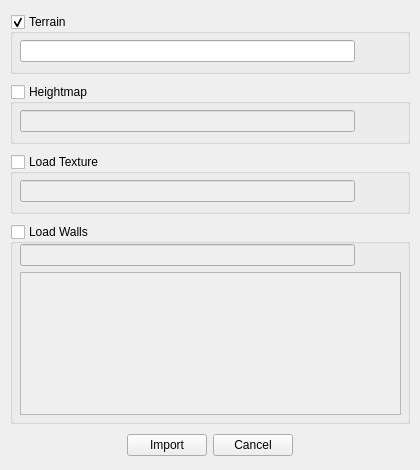
<?xml version="1.0" encoding="UTF-8"?>
<ui version="4.0">
 <class>Dialog</class>
 <widget class="QDialog" name="Dialog">
  <property name="geometry">
   <rect>
    <x>0</x>
    <y>0</y>
    <width>420</width>
    <height>470</height>
   </rect>
  </property>
  <property name="minimumSize">
   <size>
    <width>420</width>
    <height>470</height>
   </size>
  </property>
  <property name="maximumSize">
   <size>
    <width>420</width>
    <height>470</height>
   </size>
  </property>
  <property name="windowTitle">
   <string>Import To Maya</string>
  </property>
  <widget class="QWidget" name="widget" native="true">
   <property name="geometry">
    <rect>
     <x>10</x>
     <y>10</y>
     <width>400</width>
     <height>450</height>
    </rect>
   </property>
   <property name="sizePolicy">
    <sizepolicy hsizetype="MinimumExpanding" vsizetype="MinimumExpanding">
     <horstretch>0</horstretch>
     <verstretch>0</verstretch>
    </sizepolicy>
   </property>
   <property name="minimumSize">
    <size>
     <width>400</width>
     <height>450</height>
    </size>
   </property>
   <property name="maximumSize">
    <size>
     <width>400</width>
     <height>430</height>
    </size>
   </property>
   <layout class="QVBoxLayout" name="verticalLayout">
    <item>
     <widget class="QGroupBox" name="terrainBox">
      <property name="sizePolicy">
       <sizepolicy hsizetype="MinimumExpanding" vsizetype="Minimum">
        <horstretch>0</horstretch>
        <verstretch>0</verstretch>
       </sizepolicy>
      </property>
      <property name="minimumSize">
       <size>
        <width>0</width>
        <height>60</height>
       </size>
      </property>
      <property name="maximumSize">
       <size>
        <width>16777215</width>
        <height>60</height>
       </size>
      </property>
      <property name="title">
       <string>Terrain</string>
      </property>
      <property name="checkable">
       <bool>true</bool>
      </property>
      <widget class="QWidget" name="layoutWidget">
       <property name="geometry">
        <rect>
         <x>10</x>
         <y>20</y>
         <width>381</width>
         <height>35</height>
        </rect>
       </property>
       <layout class="QHBoxLayout" name="horizontalLayout">
        <item>
         <widget class="QLineEdit" name="terrainLine"/>
        </item>
        <item>
         <widget class="QPushButton" name="terrainButton">
          <property name="text">
           <string/>
          </property>
          <property name="icon">
           <iconset>
            <normaloff>../../Uni/FMP/Terrain/ui/browseFolder.png</normaloff>../../Uni/FMP/Terrain/ui/browseFolder.png</iconset>
          </property>
          <property name="iconSize">
           <size>
            <width>25</width>
            <height>25</height>
           </size>
          </property>
          <property name="flat">
           <bool>true</bool>
          </property>
         </widget>
        </item>
       </layout>
      </widget>
     </widget>
    </item>
    <item>
     <widget class="QGroupBox" name="heightmapBox">
      <property name="sizePolicy">
       <sizepolicy hsizetype="MinimumExpanding" vsizetype="Minimum">
        <horstretch>0</horstretch>
        <verstretch>0</verstretch>
       </sizepolicy>
      </property>
      <property name="minimumSize">
       <size>
        <width>0</width>
        <height>60</height>
       </size>
      </property>
      <property name="maximumSize">
       <size>
        <width>16777215</width>
        <height>60</height>
       </size>
      </property>
      <property name="title">
       <string>Heightmap</string>
      </property>
      <property name="checkable">
       <bool>true</bool>
      </property>
      <property name="checked">
       <bool>false</bool>
      </property>
      <widget class="QWidget" name="layoutWidget">
       <property name="geometry">
        <rect>
         <x>10</x>
         <y>20</y>
         <width>381</width>
         <height>35</height>
        </rect>
       </property>
       <layout class="QHBoxLayout" name="horizontalLayout_2">
        <item>
         <widget class="QLineEdit" name="heightmapLine"/>
        </item>
        <item>
         <widget class="QPushButton" name="heightmapButton">
          <property name="text">
           <string/>
          </property>
          <property name="icon">
           <iconset>
            <normaloff>../../Uni/FMP/Terrain/ui/browseFolder.png</normaloff>../../Uni/FMP/Terrain/ui/browseFolder.png</iconset>
          </property>
          <property name="iconSize">
           <size>
            <width>25</width>
            <height>25</height>
           </size>
          </property>
          <property name="flat">
           <bool>true</bool>
          </property>
         </widget>
        </item>
       </layout>
      </widget>
     </widget>
    </item>
    <item>
     <widget class="QGroupBox" name="textureBox">
      <property name="sizePolicy">
       <sizepolicy hsizetype="MinimumExpanding" vsizetype="Minimum">
        <horstretch>0</horstretch>
        <verstretch>0</verstretch>
       </sizepolicy>
      </property>
      <property name="minimumSize">
       <size>
        <width>0</width>
        <height>60</height>
       </size>
      </property>
      <property name="maximumSize">
       <size>
        <width>16777215</width>
        <height>60</height>
       </size>
      </property>
      <property name="title">
       <string>Load Texture</string>
      </property>
      <property name="checkable">
       <bool>true</bool>
      </property>
      <property name="checked">
       <bool>false</bool>
      </property>
      <widget class="QWidget" name="layoutWidget_2">
       <property name="geometry">
        <rect>
         <x>10</x>
         <y>20</y>
         <width>381</width>
         <height>35</height>
        </rect>
       </property>
       <layout class="QHBoxLayout" name="horizontalLayout_3">
        <item>
         <widget class="QLineEdit" name="textureLine"/>
        </item>
        <item>
         <widget class="QPushButton" name="textureButton">
          <property name="text">
           <string/>
          </property>
          <property name="icon">
           <iconset>
            <normaloff>../../Uni/FMP/Terrain/ui/browseFolder.png</normaloff>../../Uni/FMP/Terrain/ui/browseFolder.png</iconset>
          </property>
          <property name="iconSize">
           <size>
            <width>25</width>
            <height>25</height>
           </size>
          </property>
          <property name="flat">
           <bool>true</bool>
          </property>
         </widget>
        </item>
       </layout>
      </widget>
     </widget>
    </item>
    <item>
     <widget class="QGroupBox" name="wallsBox">
      <property name="sizePolicy">
       <sizepolicy hsizetype="MinimumExpanding" vsizetype="MinimumExpanding">
        <horstretch>0</horstretch>
        <verstretch>200</verstretch>
       </sizepolicy>
      </property>
      <property name="minimumSize">
       <size>
        <width>0</width>
        <height>150</height>
       </size>
      </property>
      <property name="maximumSize">
       <size>
        <width>16777215</width>
        <height>200</height>
       </size>
      </property>
      <property name="title">
       <string>Load Walls</string>
      </property>
      <property name="checkable">
       <bool>true</bool>
      </property>
      <property name="checked">
       <bool>false</bool>
      </property>
      <widget class="QWidget" name="">
       <property name="geometry">
        <rect>
         <x>10</x>
         <y>20</y>
         <width>381</width>
         <height>171</height>
        </rect>
       </property>
       <layout class="QVBoxLayout" name="verticalLayout_2">
        <item>
         <layout class="QHBoxLayout" name="horizontalLayout_5">
          <item>
           <widget class="QLineEdit" name="wallsLine"/>
          </item>
          <item>
           <widget class="QPushButton" name="wallsButton">
            <property name="text">
             <string/>
            </property>
            <property name="icon">
             <iconset>
              <normaloff>../../Uni/FMP/Terrain/ui/browseFolder.png</normaloff>../../Uni/FMP/Terrain/ui/browseFolder.png</iconset>
            </property>
            <property name="iconSize">
             <size>
              <width>25</width>
              <height>25</height>
             </size>
            </property>
            <property name="flat">
             <bool>true</bool>
            </property>
           </widget>
          </item>
         </layout>
        </item>
        <item>
         <widget class="QPlainTextEdit" name="wallsEdit"/>
        </item>
       </layout>
      </widget>
     </widget>
    </item>
    <item>
     <layout class="QHBoxLayout" name="horizontalLayout_4">
      <item>
       <spacer name="horizontalSpacer_2">
        <property name="orientation">
         <enum>Qt::Horizontal</enum>
        </property>
        <property name="sizeHint" stdset="0">
         <size>
          <width>40</width>
          <height>20</height>
         </size>
        </property>
       </spacer>
      </item>
      <item>
       <widget class="QPushButton" name="importButton">
        <property name="text">
         <string>Import</string>
        </property>
       </widget>
      </item>
      <item>
       <widget class="QPushButton" name="cancelButton">
        <property name="text">
         <string>Cancel</string>
        </property>
       </widget>
      </item>
      <item>
       <spacer name="horizontalSpacer_3">
        <property name="orientation">
         <enum>Qt::Horizontal</enum>
        </property>
        <property name="sizeHint" stdset="0">
         <size>
          <width>40</width>
          <height>20</height>
         </size>
        </property>
       </spacer>
      </item>
     </layout>
    </item>
   </layout>
  </widget>
 </widget>
 <resources/>
 <connections/>
</ui>
